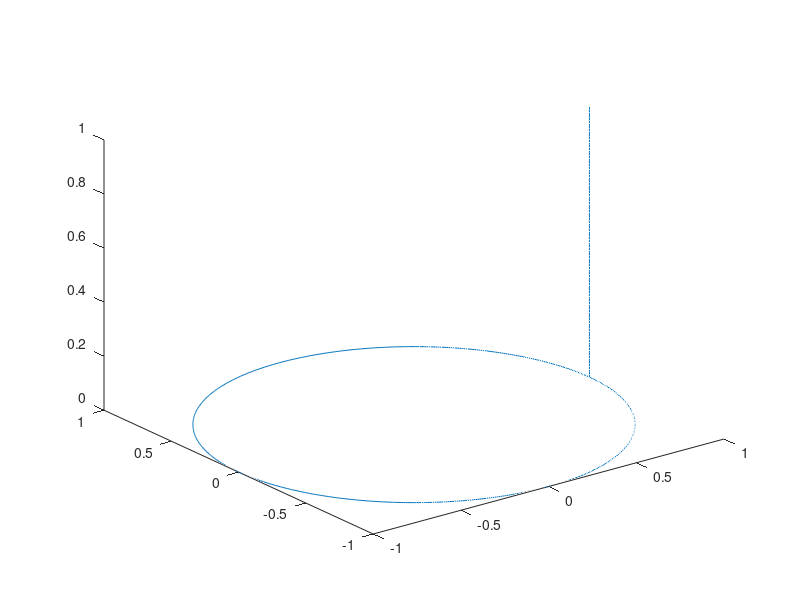

MATLAB code for this plot:
clc;
clear all;
i=1;

for t=1:-0.01:0.01
    x=1;
    y=0;
    z=t;
    circle(i,:)=[x y z];
    i=i+1;
end

for t=0:0.01:2*pi
    x=cos(t);
    y=sin(t);
    z=cos(t)*0;
    circle(i,:)=[x y z];
    i=i+1;
end


plot3(circle(:,1),circle(:,2),circle(:,3))